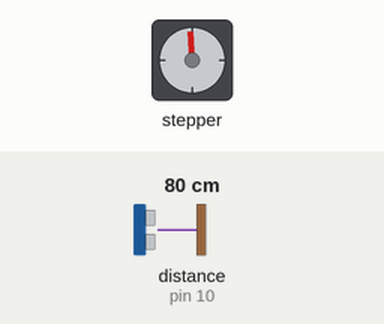
Bench run of a sketch on a simulated Arduino Uno, built with avr-gcc and run on an emulated ATmega328P. Parts: stepper motor. Wiring (inferred from the names in the program): ultrasonic range finder: trigger pin 11; echo pin 10; stepper motor driver (200 steps per turn assumed): step pin 13; direction pin 12; enable pin 6. Inputs (shaded band) come from the test bench; at power-on: distance to the obstacle (sensor on pin 10) 80 cm. The echo pulse lasts 58.3 µs per cm; what the sketch prints to the serial monitor is not drawn.

Above: at 2.8 s.
2.9 s: distance to the obstacle (sensor on pin 10) set to 12 cm
4.5 s: distance to the obstacle (sensor on pin 10) set to 9 cm
Timing chart, 0 to 7.5 s (numbered marks = the images above; inputs shaded):
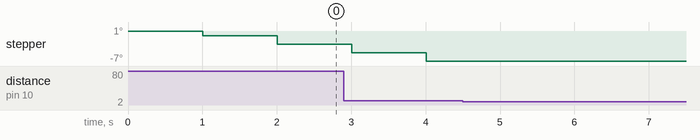

The sketch:

funktioniert_sollte.ino
```cpp
int trigPin = 11;
int echoPin = 10;
int time = 0;
int timeWait = 1000; //interval in milliseconds between each distance reading
int maxDelay = 1000;

long duration=0;                             // duration save

void setup()
{
time = millis();
pinMode(trigPin, OUTPUT); //Sensor
pinMode(echoPin, INPUT); //Sensor
pinMode(6,OUTPUT); // Enable
pinMode(13,OUTPUT); // Step
pinMode(12,OUTPUT); // Dir
digitalWrite(6,LOW); // Set Enable low
digitalWrite(5,LOW); // Set Step low
Serial.begin(9600);
}


void loop()
{
//rotateleft();
//Serial.println("ik draai nu exact een rotatie linksom");
//delay(1000);
//rotateright();
//Serial.println("ik draai nu exact een rotatie rechtsom");
//delay(1000);
//velocity();

  if(millis()-time > timeWait){ //only read distance if 1000ms has elapsed since the last reading
    time = millis();

 //sensor
 long duration, distance;
 digitalWrite(trigPin, LOW);
 delayMicroseconds(2);
 digitalWrite(trigPin, HIGH);
 delayMicroseconds(5);
 digitalWrite(trigPin, LOW);
 duration = pulseIn(echoPin, HIGH);
 distance = (duration/0.2) / 29.1;
 Serial.println("Next Scan");               // Info for the user, that next scan starts
 Serial.print("Sensor 1 = ");           //
 Serial.print(distance);              // output the way in centimeter
 Serial.println(" mm");

//eigen creatie

if (distance > 300)
{
  digitalWrite(13,HIGH); // Output high
  delayMicroseconds(500); // Wait
  digitalWrite(13,LOW); // Output low
  delayMicroseconds(500); // Wait
}

if (distance > 200 && distance < 300)
{
  digitalWrite(13,HIGH); // Output high
  delayMicroseconds(2000); // Wait
  digitalWrite(13,LOW); // Output low
  delayMicroseconds(2000); // Wait
}

//hier ist der Wert der Wichtig ist

if (distance > 100 && distance < 200)
{
  digitalWrite(13,HIGH); // Output high
  delayMicroseconds(10000); // Wait
  digitalWrite(13,LOW); // Output low
  delayMicroseconds(10000); // Wait
}

if (distance > 10 && distance < 100)
{
  //digitalWrite(13,HIGH); // Output high
  //delayMicroseconds(1000); // Wait
  digitalWrite(13,LOW); // Output low
}
}
}

void velocity(int speed){
   int trim = 10;
   digitalWrite(13,HIGH); // Output high
   delayMicroseconds(maxDelay - speed*trim); // Wait
   digitalWrite(13,LOW); // Output low
   delayMicroseconds(maxDelay - speed*trim); // Wait
   duration = pulseIn(echoPin, HIGH);
   //int distance {(duration/2) / 29.1}; //your distance reading code;
}              //

//Own functions


/*void velocity()
{
 digitalWrite(13,HIGH); // Output high
 delayMicroseconds(500); // Wait
 digitalWrite(13,LOW); // Output low
 delayMicroseconds(500); // Wait
}
*/


/*
void rotateleft()
{
 digitalWrite(12,HIGH); // Set Dir high
 for(int x = 0; x < 200; x++) // Loop 200 times
  {
    digitalWrite(13,HIGH); // Output high
    delayMicroseconds(1000); // Wait
    digitalWrite(13,LOW); // Output low
    delayMicroseconds(1000); // Wait
   }
  }
  void rotateright()
  {
   digitalWrite(12,LOW); // Set Dir high
   for(int x = 0; x < 200; x++) // Loop 200 times
   {
     digitalWrite(13,HIGH); // Output high
     delayMicroseconds(1000); // Wait
     digitalWrite(13,LOW); // Output low
     delayMicroseconds(1000); // Wait
   }
 }
 */
```

Measured:
- after the input at 4.5 s, stepper: stays -7° (without the input it goes to -9° after 0.51 s)
